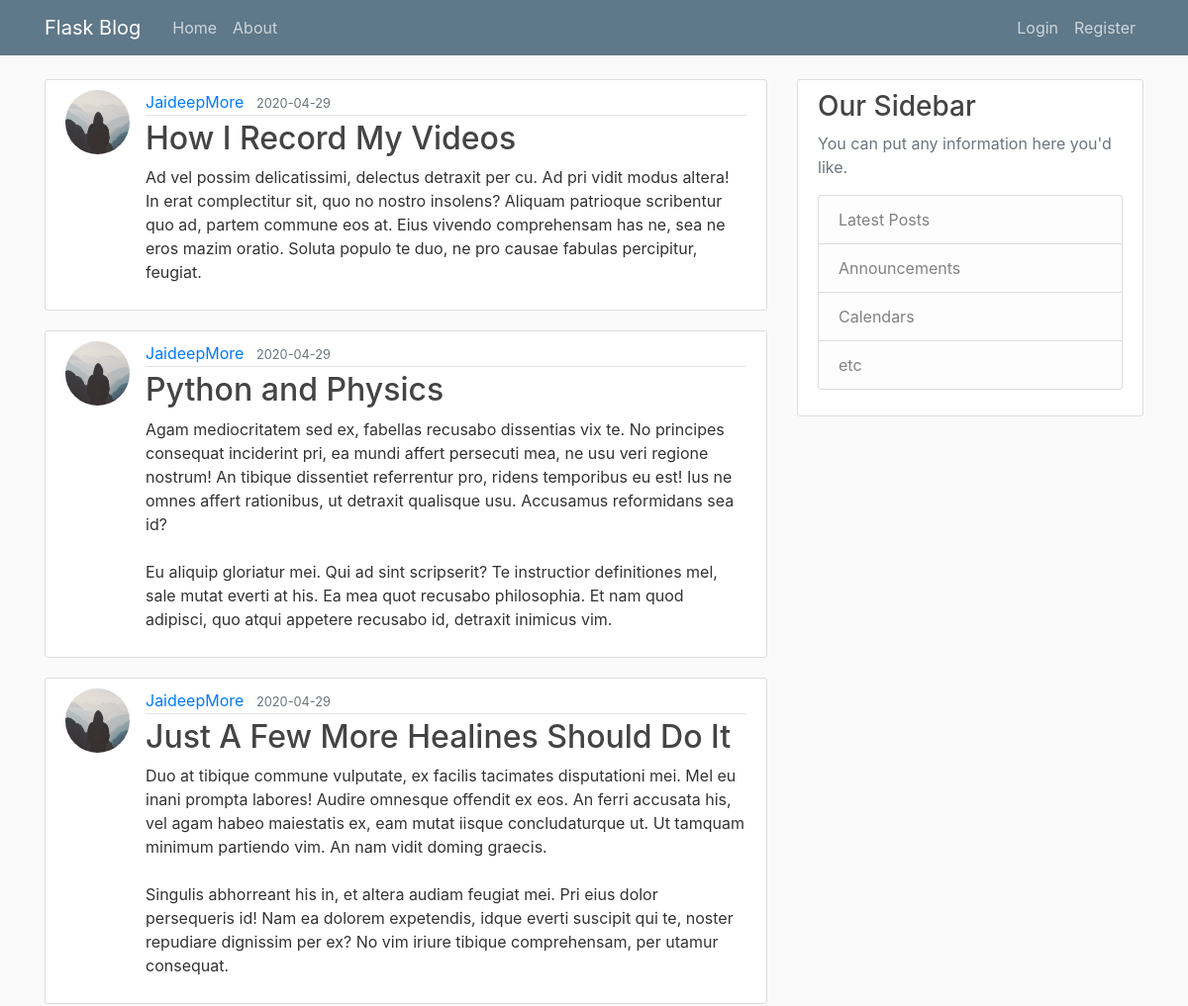
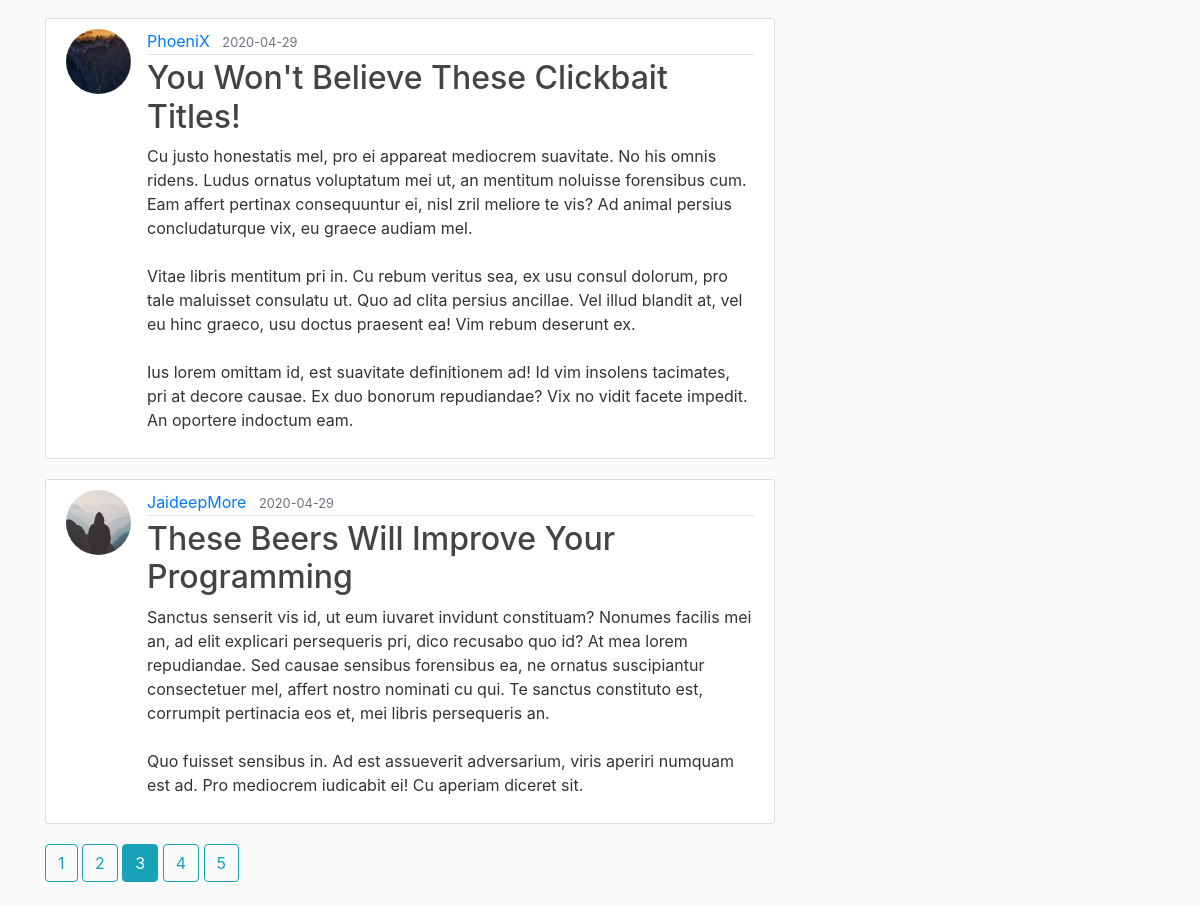
/?page=3, run on the app's committed database (2 pictures, top to bottom).
### flask_blog/models.py (models this page shows, shortened)
class Post(db.Model):
    id = db.Column(db.Integer, primary_key=True)
    title = db.Column(db.String, nullable = False)
    date_posted = db.Column(db.DateTime, nullable = False, default = datetime.utcnow)
    content = db.Column(db.Text, nullable = False)
    author_id = db.Column(db.Integer, db.ForeignKey('user.id'), nullable=False)

class User(db.Model, UserMixin):
    id = db.Column(db.Integer, primary_key=True)
    username = db.Column(db.String, unique=True, nullable = False)
    email = db.Column(db.String, unique = True, nullable = False)
    image_file = db.Column(db.String, nullable = False, default="default.jpg")
    password = db.Column(db.String, nullable = False)
    posts = db.relationship('Post', backref="author", lazy=True)

### flask_blog/routes.py (the view)
@app.route('/home')
@app.route("/")
def home():
    page = request.args.get("page", 1, type=int)
    posts = Post.query.order_by(Post.date_posted.desc()).paginate(page=page, per_page=5)
    return render_template("home.html", posts=posts)

### flask_blog/templates/home.html (shortened to what this page needs)
{% extends "base.html" %}
{% block content %}
    {% for post in posts.items %}
        <article class="media content-section">
            <img class="rounded-circle article-img" src="{{ url_for('static', filename='profile_pic/'+ post.author.image_file) }}" alt="">
            <div class="media-body">
                <div class="article-metadata">
                <a class="mr-2" href="#">{{ post.author.username }}</a>
                <small class="text-muted">{{ post.date_posted.strftime('%Y-%m-%d') }}</small>
                </div>
                <h2><a class="article-title" href="{{url_for('post', post_id=post.id)}}">{{ post.title }}</a></h2>
                <p class="article-content">{{ post.content }}</p>
            </div>
        </article>
    {% endfor %}
    {% for page_num in posts.iter_pages(left_edge=1, right_edge=1, left_current=1, right_current=2) %}
        {% if page_num %}
            {% if posts.page == page_num %}
                <a class="btn btn-info mb-4" href="{{ url_for('home', page=page_num) }}">{{ page_num }}</a>
            {% else %}
                <a class="btn btn-outline-info mb-4" href="{{ url_for('home', page=page_num) }}">{{ page_num }}</a>
            {% endif %}
        {% else %}
            ...
        {% endif %}
    {% endfor %}
{% endblock content %}

### flask_blog/static/main.css (style rules this page uses)
body { background: #fafafa; color: #333333; margin-top: 5rem; }
h1, h2, h3, h4, h5, h6 { color: #444444; }
.content-section { background: #ffffff; padding: 10px 20px; border: 1px solid #dddddd; border-radius: 3px; margin-bottom: 20px; }
.article-title { color: #444444; }
.article-content { white-space: pre-line; }
.article-img { height: 65px; width: 65px; margin-right: 16px; }
.article-metadata { padding-bottom: 1px; margin-bottom: 4px; border-bottom: 1px solid #e3e3e3 }

### data on the page
Post: image_file (placeholder picture), author.username "JaideepMore", date_posted "2020-04-29", title "How I Record My Videos", content "Ad vel possim delicatissimi, delectus detraxit per cu. Ad pri vidit modus altera! In erat complectitur sit, quo no nostro insolens? Aliquam patrioque scribentur quo ad, partem commune eos at. Eius vivendo comprehensam has ne, sea ne eros mazim oratio. Soluta populo te duo, ne pro causae fabulas percipitur, feugiat."
Post: image_file (placeholder picture), author.username "JaideepMore", date_posted "2020-04-29", title "Python and Physics", content "Agam mediocritatem sed ex, fabellas recusabo dissentias vix te. No principes consequat inciderint pri, ea mundi affert persecuti mea, ne usu veri regione nostrum! An tibique dissentiet referrentur pro, ridens temporibus eu est! Ius ne omnes affert rationibus, ut detraxit qualisque usu. Accusamus reformidans sea id? Eu aliquip gloriatur mei. Qui ad sint scripserit? Te instructior definitiones mel, sale mutat everti at his. Ea mea quot recusabo philosophia. Et nam quod adipisci, quo atqui appetere recusabo id, detraxit inimicus vim."
Post: image_file (placeholder picture), author.username "JaideepMore", date_posted "2020-04-29", title "Just A Few More Healines Should Do It", content "Duo at tibique commune vulputate, ex facilis tacimates disputationi mei. Mel eu inani prompta labores! Audire omnesque offendit ex eos. An ferri accusata his, vel agam habeo maiestatis ex, eam mutat iisque concludaturque ut. Ut tamquam minimum partiendo vim. An nam vidit doming graecis. Singulis abhorreant his in, et altera audiam feugiat mei. Pri eius dolor persequeris id! Nam ea dolorem expetendis, idque everti suscipit qui te, noster repudiare dignissim per ex? No vim iriure tibique comprehensam, per utamur consequat."
Post: image_file (picture), author.username "PhoeniX", date_posted "2020-04-29", title "You Won't Believe These Clickbait Titles!", content "Cu justo honestatis mel, pro ei appareat mediocrem suavitate. No his omnis ridens. Ludus ornatus voluptatum mei ut, an mentitum noluisse forensibus cum. Eam affert pertinax consequuntur ei, nisl zril meliore te vis? Ad animal persius concludaturque vix, eu graece audiam mel. Vitae libris mentitum pri in. Cu rebum veritus sea, ex usu consul dolorum, pro tale maluisset consulatu ut. Quo ad clita persius ancillae. Vel illud blandit at, vel eu hinc graeco, usu doctus praesent ea! Vim rebum deserunt ex. Ius lorem omittam id, est suavitate definitionem ad! Id vim insolens tacimates, pri at decore causae. Ex duo bonorum repudiandae? Vix no vidit facete impedit. An oportere indoctum eam."
Post: image_file (placeholder picture), author.username "JaideepMore", date_posted "2020-04-29", title "These Beers Will Improve Your Programming", content "Sanctus senserit vis id, ut eum iuvaret invidunt constituam? Nonumes facilis mei an, ad elit explicari persequeris pri, dico recusabo quo id? At mea lorem repudiandae. Sed causae sensibus forensibus ea, ne ornatus suscipiantur consectetuer mel, affert nostro nominati cu qui. Te sanctus constituto est, corrumpit pertinacia eos et, mei libris persequeris an. Quo fuisset sensibus in. Ad est assueverit adversarium, viris aperiri numquam est ad. Pro mediocrem iudicabit ei! Cu aperiam diceret sit."

### other printed values
{{ page_num }} "1" "2" "4" "5"
{{ page_num }} "3"
